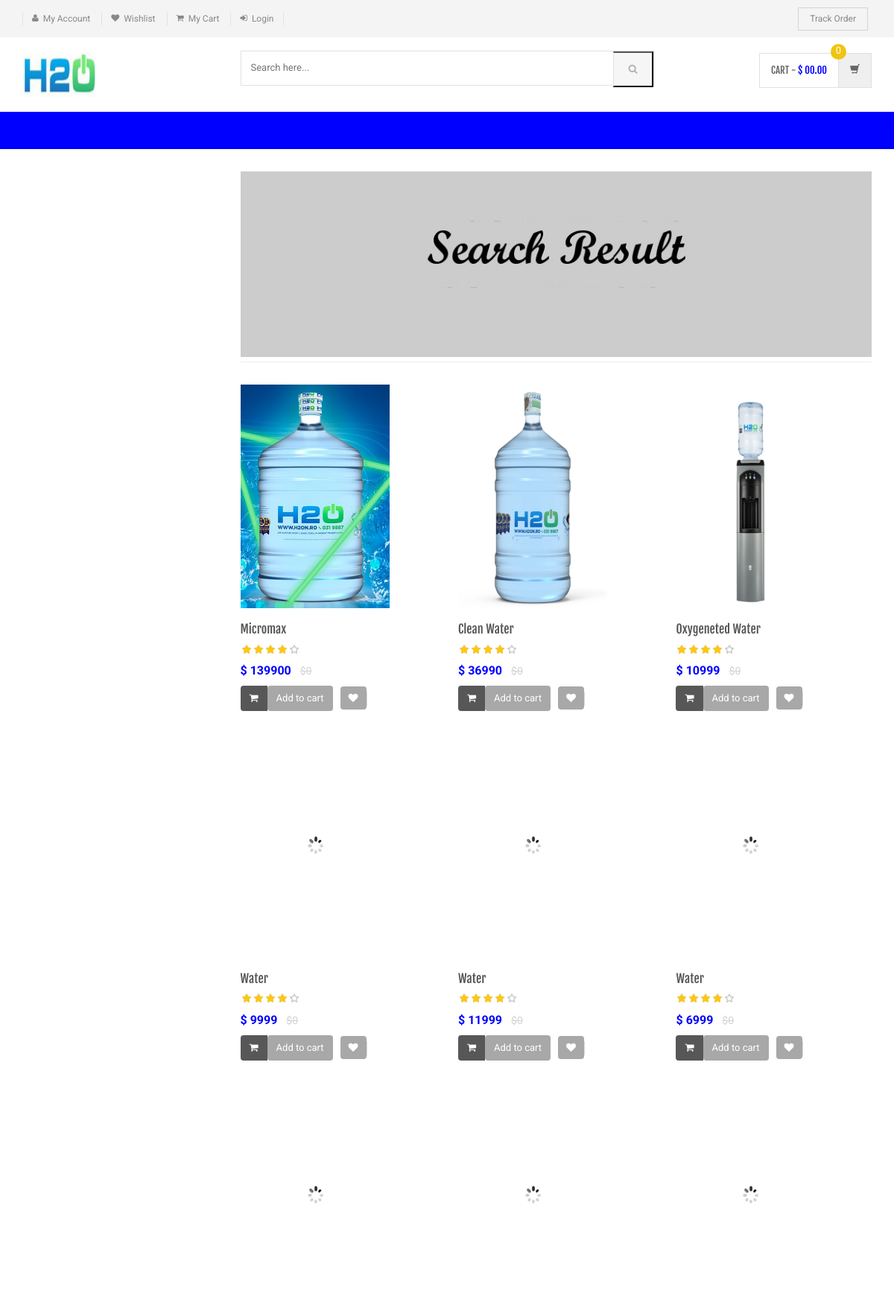
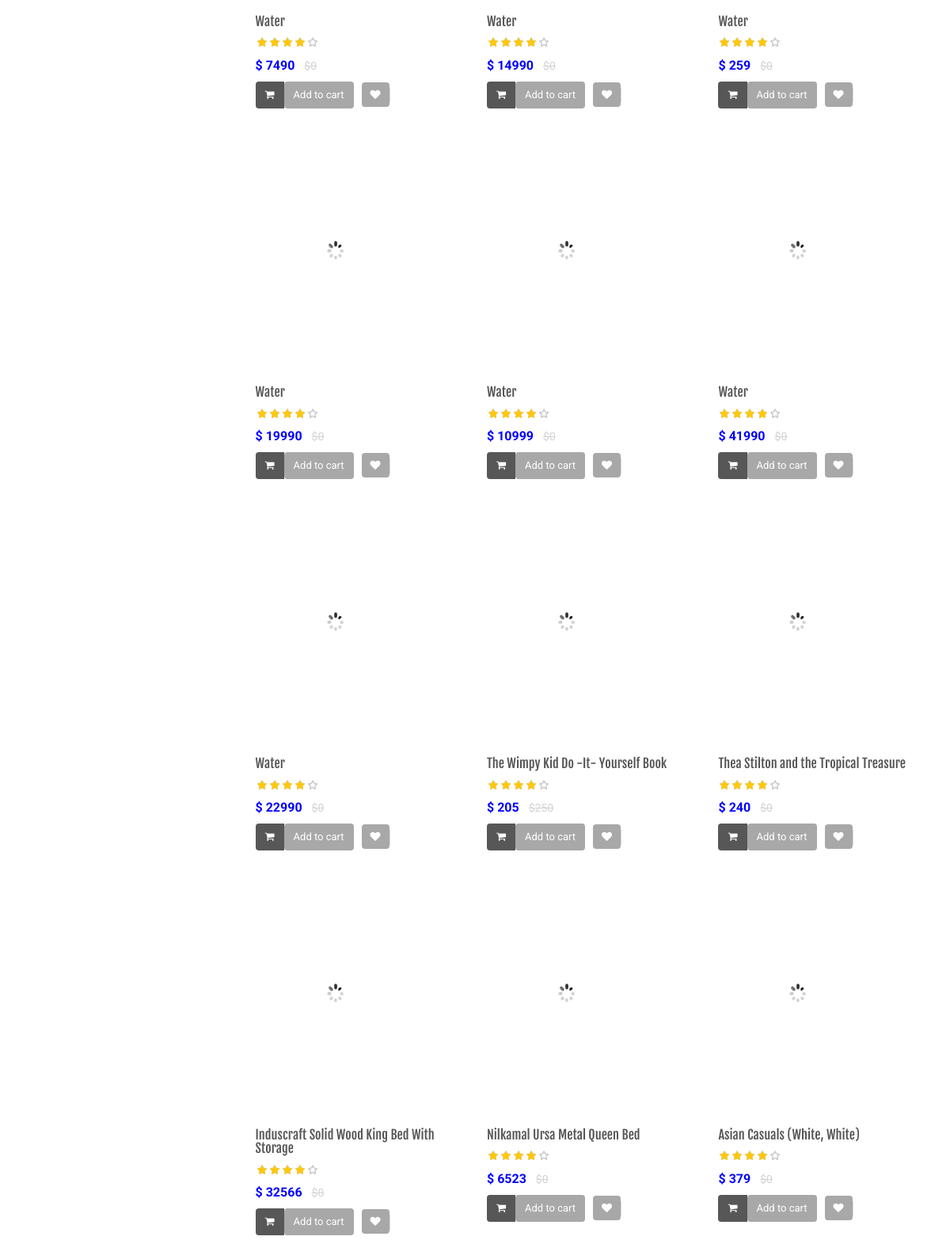
Screenshot of /weba/search-result.php (upper part) with the database file from the repository (2 pictures, top to bottom).
### tables this page shows
CREATE TABLE `products` (
  `id` int(11) NOT NULL,
  `productName` varchar(255) DEFAULT NULL,
  `productCompany` varchar(255) DEFAULT NULL,
  `productPrice` int(11) DEFAULT NULL,
  `productPriceBeforeDiscount` int(11) DEFAULT NULL,
  `productDescription` longtext DEFAULT NULL,
  `productImage1` varchar(255) DEFAULT NULL,
  `productImage2` varchar(255) DEFAULT NULL,
  `productImage3` varchar(255) DEFAULT NULL,
  `productAvailability` varchar(255) DEFAULT NULL,
  `postingDate` timestamp NULL DEFAULT current_timestamp(),
  `updationDate` varchar(255) DEFAULT NULL
);

### weba/search-result.php (the view, shortened to what this page needs)
<?php
include('includes/config.php');
$find="%{$_POST['product']}%";
?>
<!DOCTYPE html>
<html lang="en">
	<head>
	    <link rel="stylesheet" href="assets/css/bootstrap.min.css">
	    <link rel="stylesheet" href="assets/css/main.css">
	    <link rel="stylesheet" href="assets/css/green.css">
	    <link rel="stylesheet" href="assets/css/owl.carousel.css">
		<link rel="stylesheet" href="assets/css/owl.transitions.css">
		<link href="assets/css/lightbox.css" rel="stylesheet">
		<link rel="stylesheet" href="assets/css/animate.min.css">
		<link rel="stylesheet" href="assets/css/rateit.css">
		<link rel="stylesheet" href="assets/css/bootstrap-select.min.css">
		<link rel="stylesheet" href="assets/css/config.css">
		<link href="assets/css/green.css" rel="alternate stylesheet" title="Green color">
		<link href="assets/css/blue.css" rel="alternate stylesheet" title="Blue color">
		<link href="assets/css/red.css" rel="alternate stylesheet" title="Red color">
		<link href="assets/css/orange.css" rel="alternate stylesheet" title="Orange color">
		<link href="assets/css/dark-green.css" rel="alternate stylesheet" title="Darkgreen color">
		<link rel="stylesheet" href="assets/css/font-awesome.min.css">
	</head>
    <body class="cnt-home">
<header class="header-style-1">
<?php include('includes/top-header.php');?>
<?php include('includes/main-header.php');?>
<?php include('includes/menu-bar.php');?>
</header>
<div class="body-content outer-top-xs">
	<div class='container'>
		<div class='row outer-bottom-sm'>
			<div class='col-md-3 sidebar'>
            </div>
			<div class='col-md-9'>
	<div id="category" class="category-carousel hidden-xs">
		<div class="item">
			<div class="image">
				<img src="assets/images/banners/cat-banner-3.jpg" alt="" class="img-responsive">
			</div>
		</div>
</div>
				<div class="search-result-container">
					<div id="myTabContent" class="tab-content">
						<div class="tab-pane active " id="grid-container">
							<div class="category-product  inner-top-vs">
								<div class="row">
			<?php
$ret=mysqli_query($con,"select * from products where productName like '$find'");
$num=mysqli_num_rows($ret);
if($num>0)
{
while ($row=mysqli_fetch_array($ret))
{?>
		<div class="col-sm-6 col-md-4 wow fadeInUp">
			<div class="products">
	<div class="product">
		<div class="product-image">
			<div class="image">
				<a href="product-details.php?pid=<?php echo htmlentities($row['id']);?>"><img  src="assets/images/blank.gif" data-echo="pictures/<?php echo htmlentities($row['productImage1']);?>" alt="" width="200" height="300"></a>
			</div>
		</div>
		<div class="product-info text-left">
			<h3 class="name"><a href="product-details.php?pid=<?php echo htmlentities($row['id']);?>"><?php echo htmlentities($row['productName']);?></a></h3>
			<div class="rating rateit-small"></div>
			<div class="product-price">
				<span class="price">
					$ <?php echo htmlentities($row['productPrice']);?>			</span>
										     <span class="price-before-discount">$<?php echo htmlentities($row['productPriceBeforeDiscount']);?></span>
			</div>
		</div>
					<div class="cart clearfix animate-effect">
				<div class="action">
					<ul class="list-unstyled">
						<li class="add-cart-button btn-group">
					<?php if($row['productAvailability']=='In Stock'){?>
										<button class="btn btn-primary icon" data-toggle="dropdown" type="button">
								<i class="fa fa-shopping-cart"></i>
							</button>
							<a href="category.php?page=product&action=add&id=<?php echo $row['id']; ?>">
							<button class="btn btn-primary" type="button">Add to cart</button></a>
								<?php } else {?>
							<div class="action" style="color:red">Out of Stock</div>
					<?php } ?>
						</li>
		                <li class="lnk wishlist">
							<a class="add-to-cart" href="category.php?pid=<?php echo htmlentities($row['id'])?>&&action=wishlist" title="Wishlist">
								 <i class="icon fa fa-heart"></i>
							</a>
						</li>
					</ul>
				</div>
			</div>
			</div>
			</div>
		</div>
	  <?php } } else {?>
		<div class="col-sm-6 col-md-4 wow fadeInUp"> <h3>No Product Found</h3>
		</div>
<?php } ?>
										</div>
							</div>
						</div>
				</div>
			</div>
		</div></div>
</div>
</div>
</body>
</html>

### weba/assets/css/green.css (style rules this page uses)
a { color: blue; }
.product .product-info .product-price .price { color: blue; }

### weba/assets/css/lightbox.css (style rules this page uses)
body:after { content: url(../images/close.png) url(../images/loading.gif) url(../images/prev.png) url(../images/next.png); display: none; }

### weba/assets/css/rateit.css (style rules this page uses)
.rateit { display: -moz-inline-box; display: inline-block; position: relative; -webkit-user-select: none; -khtml-user-select: none; -moz-user-select: none; -o-user-select: none; -ms-user-select: none; user-select: none; -webkit-touch-callout: none; }

### weba/assets/css/blue.css (style rules this page uses)
a { color: #3498db; }
.product .product-info .product-price .price { color: #3498db; }

### weba/assets/css/red.css (style rules this page uses)
a { color: #ff6c6c; }
.product .product-info .product-price .price { color: #ff6c6c; }

### weba/assets/css/orange.css (style rules this page uses)
a { color: #f39c12; }
.product .product-info .product-price .price { color: #f39c12; }

### weba/assets/css/dark-green.css (style rules this page uses)
a { color: #12cca7; }
.product .product-info .product-price .price { color: #12cca7; }

### rows the page displays
products: productImage1 (picture), productName "Micromax", productPrice "139900", productPriceBeforeDiscount "0"
products: productImage1 (picture), productName "Clean Water", productPrice "36990", productPriceBeforeDiscount "0"
products: productImage1 (picture), productName "Oxygeneted Water", productPrice "10999", productPriceBeforeDiscount "0"
products: productName "Water", productPrice "9999", productPriceBeforeDiscount "0"
products: productName "Water", productPrice "11999", productPriceBeforeDiscount "0"
products: productName "Water", productPrice "6999", productPriceBeforeDiscount "0"
products: productName "Water", productPrice "7490", productPriceBeforeDiscount "0"
products: productName "Water", productPrice "14990", productPriceBeforeDiscount "0"
products: productName "Water", productPrice "259", productPriceBeforeDiscount "0"
products: productName "Water", productPrice "19990", productPriceBeforeDiscount "0"
products: productName "Water", productPrice "10999", productPriceBeforeDiscount "0"
products: productName "Water", productPrice "41990", productPriceBeforeDiscount "0"
products: productName "Water", productPrice "22990", productPriceBeforeDiscount "0"
products: productName "The Wimpy Kid Do -It- Yourself Book", productPrice "205", productPriceBeforeDiscount "250"
products: productName "Thea Stilton and the Tropical Treasure", productPrice "240", productPriceBeforeDiscount "0"
products: productName "Induscraft Solid Wood King Bed With Storage", productPrice "32566", productPriceBeforeDiscount "0"
products: productName "Nilkamal Ursa Metal Queen Bed", productPrice "6523", productPriceBeforeDiscount "0"
products: productName "Asian Casuals (White, White)", productPrice "379", productPriceBeforeDiscount "0"
